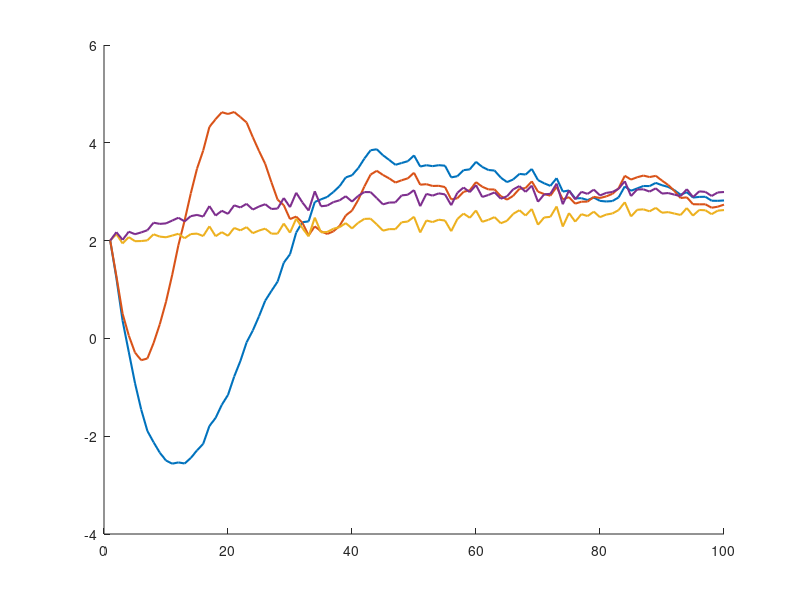

Write MATLAB code to recreate this figure. (Note: this script raises an error after producing the figure.)
clear
% Simulation Parameters
k_max = 100;                  % simulation steps
Eset = 3;                     % desired battery level

% Disturbance (load), random (same for all runs to ensure fair comparison)
rng(0);  % Set seed for reproducibility
El = 1 + 0.1 * randn(1, k_max);   

% Gain values to test
Kp_values = [0.1, 1.0];
Ki_values = [0.01, 0.05];

% Prepare plot
figure;
hold on;

legend_entries = {};

% Loop through combinations of Kp and Ki
for i = 1:length(Kp_values)
    for j = 1:length(Ki_values)
        % Initialize variables for each run
        E = zeros(1, k_max);     
        Es = zeros(1, k_max);    
        E(1) = 2;                % initial battery level
        integral_error = 0;

        % Controller gains
        Kp = Kp_values(i)
        Ki = Ki_values(j)
        A_cl = [1 - Kp, Ki; -1, 1];
        eigvals = eig(A_cl)
        is_stable = all(abs(eigvals) < 1);
        disp(is_stable);


        % PI Control Simulation
        for k = 1:k_max-1
            e = Eset - E(k);
            integral_error = integral_error + e;
            Es(k) = Kp * e + Ki * integral_error;
            E(k+1) = E(k) + Es(k) - El(k);
        end

        % Plot each trajectory
        plot(1:k_max, E, 'LineWidth', 1.5);
        legend_entries{end+1} = sprintf('Kp=%.2f, Ki=%.2f', Kp, Ki);
    end
end

% Setpoint line
yline(Eset, '--r', 'Setpoint', 'LineWidth', 1.5);

% Final plot formatting
xlabel('Time step (k)');
ylabel('Battery Energy E(k) [kWh]');
title('Battery Energy Regulation for Various PI Gains');
legend(legend_entries, 'Location', 'best');
grid on;
